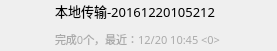
<?xml version="1.0" encoding="UTF-8"?>
<ui version="4.0">
 <class>clearItemWidget</class>
 <widget class="QWidget" name="clearItemWidget">
  <property name="geometry">
   <rect>
    <x>0</x>
    <y>0</y>
    <width>277</width>
    <height>51</height>
   </rect>
  </property>
  <property name="windowTitle">
   <string>Form</string>
  </property>
  <layout class="QHBoxLayout" name="horizontalLayout">
   <property name="spacing">
    <number>0</number>
   </property>
   <property name="leftMargin">
    <number>0</number>
   </property>
   <property name="topMargin">
    <number>0</number>
   </property>
   <property name="rightMargin">
    <number>0</number>
   </property>
   <property name="bottomMargin">
    <number>0</number>
   </property>
   <item>
    <widget class="QLabel" name="leIcon">
     <property name="minimumSize">
      <size>
       <width>51</width>
       <height>44</height>
      </size>
     </property>
     <property name="maximumSize">
      <size>
       <width>55</width>
       <height>46</height>
      </size>
     </property>
     <property name="text">
      <string/>
     </property>
    </widget>
   </item>
   <item>
    <layout class="QVBoxLayout" name="verticalLayout">
     <property name="spacing">
      <number>9</number>
     </property>
     <property name="topMargin">
      <number>1</number>
     </property>
     <property name="bottomMargin">
      <number>1</number>
     </property>
     <item>
      <widget class="QLabel" name="label">
       <property name="maximumSize">
        <size>
         <width>16777215</width>
         <height>30</height>
        </size>
       </property>
       <property name="font">
        <font>
         <family>宋体</family>
         <pointsize>10</pointsize>
         <weight>50</weight>
         <italic>false</italic>
         <bold>false</bold>
        </font>
       </property>
       <property name="styleSheet">
        <string notr="true">font: 10pt &quot;宋体&quot;;</string>
       </property>
       <property name="text">
        <string>本地传输-20161220105212</string>
       </property>
      </widget>
     </item>
     <item>
      <widget class="QLabel" name="label_2">
       <property name="maximumSize">
        <size>
         <width>16777215</width>
         <height>20</height>
        </size>
       </property>
       <property name="font">
        <font>
         <family>宋体</family>
         <pointsize>8</pointsize>
         <weight>50</weight>
         <italic>false</italic>
         <bold>false</bold>
        </font>
       </property>
       <property name="styleSheet">
        <string notr="true">font: 8pt &quot;宋体&quot;;
color: rgb(170, 170, 170);</string>
       </property>
       <property name="text">
        <string>完成0个，最近：12/20 10:45 &lt;0&gt;</string>
       </property>
      </widget>
     </item>
    </layout>
   </item>
   <item>
    <widget class="QLabel" name="le_gif">
     <property name="minimumSize">
      <size>
       <width>51</width>
       <height>51</height>
      </size>
     </property>
     <property name="maximumSize">
      <size>
       <width>51</width>
       <height>51</height>
      </size>
     </property>
     <property name="text">
      <string/>
     </property>
    </widget>
   </item>
  </layout>
 </widget>
 <resources>
  <include location="../res/Icons.qrc"/>
 </resources>
 <connections/>
</ui>
